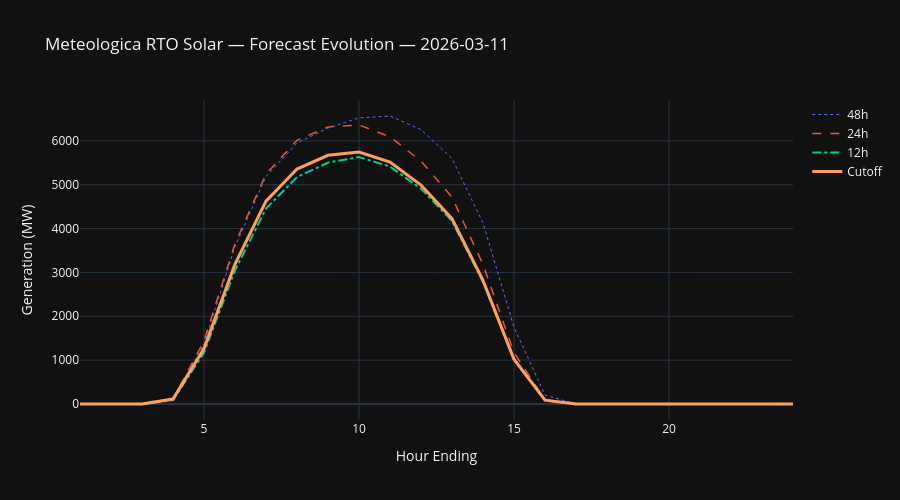

Source (notebook cell):
### Markdown cell above
## 3. Forecast Evolution — Cutoff vs Lookbacks

### Code cell
# Overlay 48h -> 24h -> 12h -> cutoff for the latest forecast_date
latest_date = df["forecast_date"].max()
df_latest = df[df["forecast_date"] == latest_date].sort_values("hour_ending")

colors = {"48h": "#636EFA", "24h": "#EF553B", "12h": "#00CC96", "Cutoff": "#FFA15A"}
dashes = {"48h": "dot", "24h": "dash", "12h": "dashdot", "Cutoff": "solid"}

fig = go.Figure()
for label, col, width in [
    ("48h", "gen_mw_48h", 1),
    ("24h", "gen_mw_24h", 1.5),
    ("12h", "gen_mw_12h", 2),
    ("Cutoff", "cutoff_gen_mw", 3),
]:
    fig.add_trace(go.Scatter(
        x=df_latest["hour_ending"],
        y=df_latest[col],
        name=label,
        line=dict(color=colors[label], dash=dashes[label], width=width),
    ))

fig.update_layout(
    height=500,
    template="plotly_dark",
    title_text=f"Meteologica RTO Solar — Forecast Evolution — {latest_date}",
    xaxis_title="Hour Ending",
    yaxis_title="Generation (MW)",
)
fig.show()

### Figure 1 — Plotly figure (JSON) as saved in the notebook; plotly's stock layout.template omitted (floating-point values rounded to 4 significant figures)
{"data": [{"line": {"color": "#636EFA", "dash": "dot", "width": 1}, "name": "48h", "type": "scatter", "x": [1, 2, 3, 4, 5, 6, 7, 8, 9, 10, 11, 12, 13, 14, 15, 16, 17, 18, 19, 20, 21, 22, 23, 24], "y": [0.0, 0.0, 0.0, 103.0, 1366.0, 3588.0, 5189.0, 5948.0, 6292.0, 6523.0, 6567.0, 6256.0, 5596.0, 4128.0, 1752.0, 203.0, 0.0, 0.0, 0.0, 0.0, 0.0, 0.0, 0.0, 0.0]}, {"line": {"color": "#EF553B", "dash": "dash", "width": 1.5}, "name": "24h", "type": "scatter", "x": [1, 2, 3, 4, 5, 6, 7, 8, 9, 10, 11, 12, 13, 14, 15, 16, 17, 18, 19, 20, 21, 22, 23, 24], "y": [0.0, 0.0, 0.0, 112.0, 1436.0, 3654.0, 5244.0, 6012.0, 6319.0, 6363.0, 6090.0, 5542.0, 4713.0, 3182.0, 1170.0, 97.0, 0.0, 0.0, 0.0, 0.0, 0.0, 0.0, 0.0, 0.0]}, {"line": {"color": "#00CC96", "dash": "dashdot", "width": 2}, "name": "12h", "type": "scatter", "x": [1, 2, 3, 4, 5, 6, 7, 8, 9, 10, 11, 12, 13, 14, 15, 16, 17, 18, 19, 20, 21, 22, 23, 24], "y": [0.0, 0.0, 0.0, 88.0, 1171.0, 3045.0, 4457.0, 5175.0, 5504.0, 5631.0, 5414.0, 4910.0, 4172.0, 2785.0, 1003.0, 82.0, 0.0, 0.0, 0.0, 0.0, 0.0, 0.0, 0.0, 0.0]}, {"line": {"color": "#FFA15A", "dash": "solid", "width": 3}, "name": "Cutoff", "type": "scatter", "x": [1, 2, 3, 4, 5, 6, 7, 8, 9, 10, 11, 12, 13, 14, 15, 16, 17, 18, 19, 20, 21, 22, 23, 24], "y": [0.0, 0.0, 0.0, 113.0, 1264.0, 3188.0, 4624.0, 5357.0, 5671.0, 5745.0, 5516.0, 4992.0, 4226.0, 2819.0, 1022.0, 87.0, 0.0, 0.0, 0.0, 0.0, 0.0, 0.0, 0.0, 0.0]}], "layout": {"height": 500, "title": {"text": "Meteologica RTO Solar — Forecast Evolution — 2026-03-11"}, "xaxis": {"title": {"text": "Hour Ending"}}, "yaxis": {"title": {"text": "Generation (MW)"}}}}
